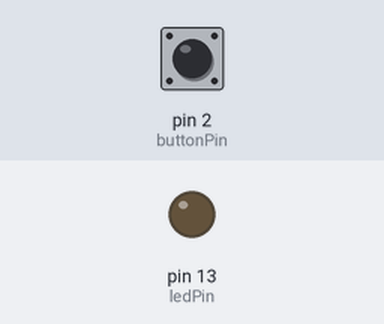
The sketch below on a simulated Arduino Uno, built with avr-gcc and run on an emulated ATmega328P. Shown: output pins drawn as LEDs (lit = HIGH). The test bench sets the inputs (shaded band); at power-on: pin 2 (buttonPin) LOW.

Above: at 1.2 s.
1.3 s: pin 2 (buttonPin) pulled HIGH for 0.15 s
At 1.8 s:
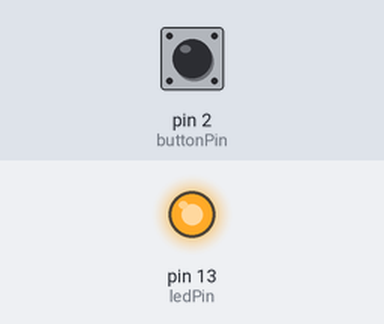
2.9 s: pin 2 (buttonPin) pulled HIGH for 1 s
At 4.2 s:
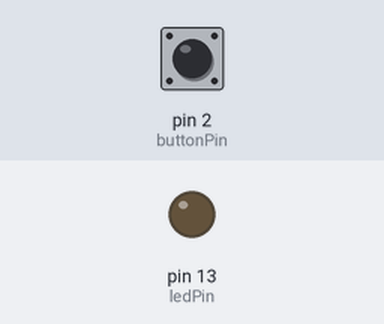
5.4 s: pin 2 (buttonPin) pulled HIGH for 3.2 s
At 6.1 s:
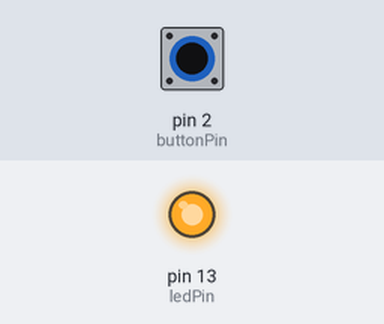
Timing chart, 0 to 8.4 s (numbered marks = the images above; inputs shaded):
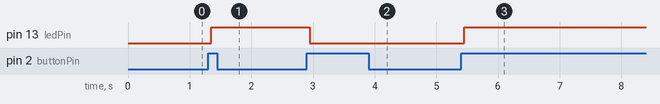

Measured:
- after the input at 1.3 s, pin 13 (ledPin): LOW → HIGH after 0.05 s
- after the input at 2.9 s, pin 13 (ledPin): HIGH → LOW after 0.05 s
- after the input at 5.4 s, pin 13 (ledPin): LOW → HIGH after 0.05 s

The sketch:

3_blink_toggle_debounced.ino
```cpp
// (licence header left out)
// push button switch will be connected to pin 2
const int buttonPin = 2;

// led will be connected to pin 13
const int ledPin = 13;

// how long in ms the switch must be pressed to be official
const int minPressTime = 50;

// variable to track led state
int ledState = LOW;

// track the button state
int buttonState = LOW;

// track the previous button state
int lastButtonState = LOW;

// track the last time the button state changed
long lastStateChange = 0;

void setup() {
  // assign the button pin as an INPUT
  pinMode(buttonPin, INPUT);

  // assign the led pin as an OUTPUT
  pinMode(ledPin, OUTPUT);

  // set the initial led state
  digitalWrite(ledPin, ledState);
}

void loop() {
  // read the state of the button to a temporaray variable
  int tempReading = digitalRead(buttonPin);

  if (tempReading != lastButtonState) {
    // button state has changed, update the time tracker with the current millis value
    lastStateChange = millis();
  }

  // see if the last change detected was longer ago than the min press time
  if (millis() - lastStateChange > minPressTime) {

    // now check to see if the button state is different than the current reading
    if (tempReading != buttonState) {
      // officially update the button state
      buttonState = tempReading;

      if (buttonState) {
        // button is pressed, toggle the led
        ledState = !ledState;
      }
    }

  }

  // update the led output to match the current led state
  digitalWrite(ledPin, ledState);

  // store the last button state
  lastButtonState = tempReading;
}
```
